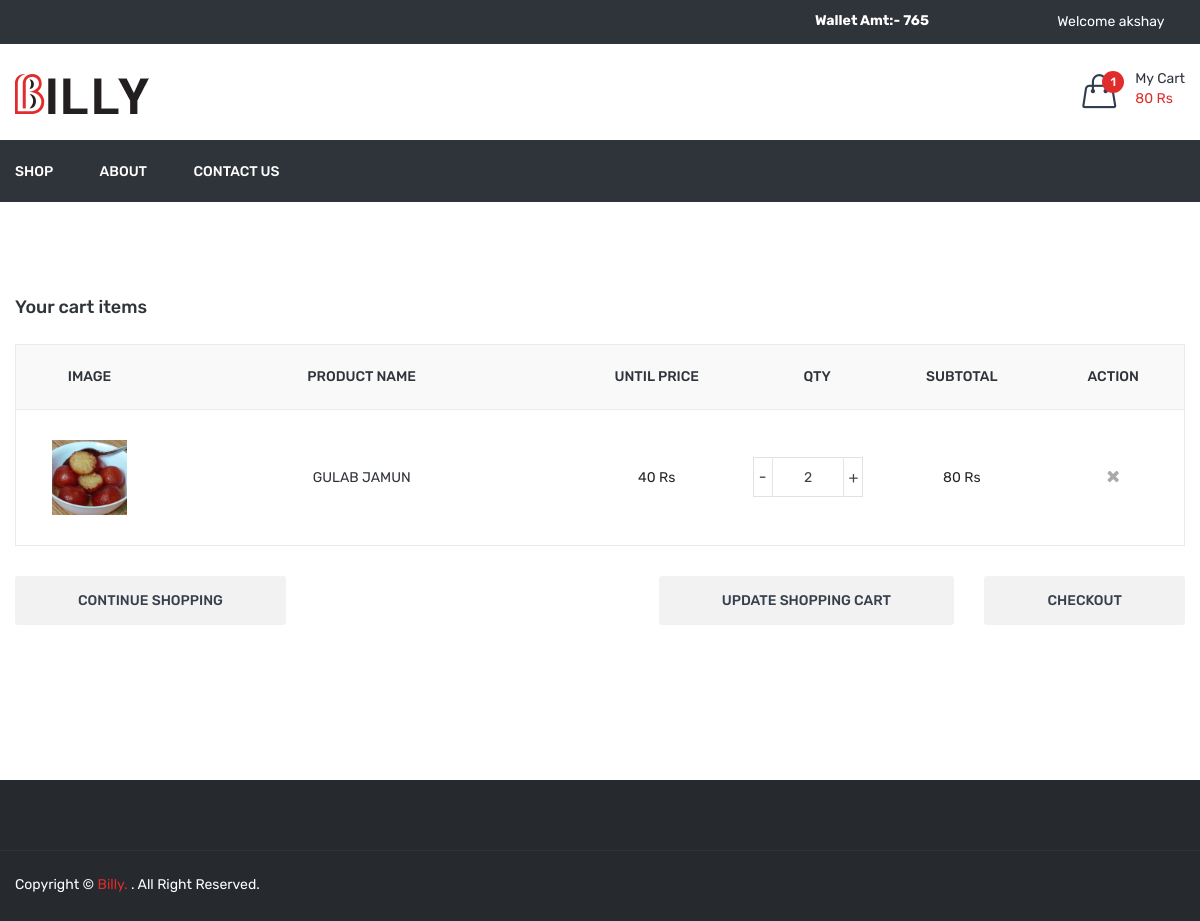
The page /cart.php (signed in) on the database its author committed.
### tables this page shows
CREATE TABLE `dish_cart` (
  `id` int(11) NOT NULL,
  `user_id` int(11) NOT NULL,
  `dish_detail_id` int(11) NOT NULL,
  `qty` int(11) NOT NULL,
  `added_on` datetime NOT NULL
);

CREATE TABLE `dish_details` (
  `id` int(11) NOT NULL,
  `dish_id` int(11) NOT NULL,
  `attribute` varchar(100) NOT NULL,
  `price` int(11) NOT NULL,
  `status` int(11) NOT NULL,
  `added_on` datetime NOT NULL
);

CREATE TABLE `dish` (
  `id` int(11) NOT NULL,
  `category_id` int(11) NOT NULL,
  `dish` varchar(100) NOT NULL,
  `dish_detail` text NOT NULL,
  `image` varchar(100) NOT NULL,
  `type` enum('veg','non-veg') NOT NULL,
  `status` int(11) NOT NULL,
  `added_on` datetime NOT NULL
);

### function.inc.php (called while the page is built, shortened)
	<?php
function getUserCart(){
	global $con;
	$arr=array();
	$id=$_SESSION['FOOD_USER_ID'];
	$res=mysqli_query($con,"select * from dish_cart where user_id='$id'");
	while($row=mysqli_fetch_assoc($res)){
		$arr[]=$row;
	}
	return $arr;
}
function getDishCartStatus(){
	$dishDetailsID=array();
	if(isset($_SESSION['FOOD_USER_ID'])){
		$getUserCart=getUserCart();
	}else{
		if(isset($_SESSION['cart']) && count($_SESSION['cart'])>0){
			foreach($_SESSION['cart'] as $key=>$val){
				$dishDetailsID[]=$key;
			}
		}
	}
}
function getcartTotalPrice(){
	$cartArr=getUserFullCart();
	$totalPrice=0;
	foreach($cartArr as $list){
		$totalPrice=$totalPrice+($list['qty']*$list['price']);
	}
	return $totalPrice;
}
function getUserFullCart($attr_id=''){
	$cartArr=array();
	if(isset($_SESSION['FOOD_USER_ID'])){
		$getUserCart=getUserCart();
		$cartArr=array();
		foreach($getUserCart as $list){
			$cartArr[$list['dish_detail_id']]['qty']=$list['qty'];
			$getDishDetail=getDishDetailById($list['dish_detail_id']);
			$cartArr[$list['dish_detail_id']]['price']=$getDishDetail['price'];
			$cartArr[$list['dish_detail_id']]['dish']=$getDishDetail['dish'];
			$cartArr[$list['dish_detail_id']]['image']=$getDishDetail['image'];
		}
	}
	if($attr_id!=''){
		return $cartArr[$attr_id]['qty'];
	}else{
		return $cartArr;
	}
}
function getDishDetailById($id){
	global $con;
	$res=mysqli_query($con,"select dish.dish,dish.image,dish_details.price from dish_details,dish where dish_details.id='$id' and dish.id=dish_details.dish_id");
	$row=mysqli_fetch_assoc($res);
	return $row;
}
function getWalletAmt($uid){
	global $con;
	$sql="select * from wallet where user_id='$uid'";
	$res=mysqli_query($con,$sql);
	$in=0;
	$out=0;
	while($row=mysqli_fetch_assoc($res)){
		if($row['type']=='in'){
			$in=$in+$row['amt'];
		}
		if($row['type']=='out'){
			$out=$out+$row['amt'];
		}
	}
	return $in-$out;
}
?>

### cart.php (the view, shortened to what this page needs)
<?php
include ("header.php");
?>
<div class="cart-main-area pt-95 pb-100">
            <div class="container">
                <h3 class="page-title">Your cart items</h3>
                <div class="row">
                    <div class="col-lg-12 col-md-12 col-sm-12 col-12">
                        <form method="post">
							<?php
							$cartArr=getUserFullCart();
							if(count($cartArr)>0){
							?>
                            <div class="table-content table-responsive">
                                <table>
                                    <thead>
                                        <tr>
                                            <th>Image</th>
                                            <th>Product Name</th>
                                            <th>Until Price</th>
                                            <th>Qty</th>
                                            <th>Subtotal</th>
                                            <th>action</th>
                                        </tr>
                                    </thead>
                                    <tbody>
                                        <?php
										foreach($cartArr as $key=>$list){
										?>
											<tr>
												<td class="product-thumbnail">
													<a href="#"><img src="<?php echo SITE_DISH_IMAGE.$list['image']?>" alt="" width="75px"></a>
												</td>
												<td class="product-name"><a href="#"><?php echo $list['dish']?> </a></td>
												<td class="product-price-cart"><span class="amount"><?php echo $list['price']?> Rs</span></td>
												<td class="product-quantity">
													<div class="cart-plus-minus">
														<input class="cart-plus-minus-box" type="text" name="qty[<?php echo $key?>][]" value="<?php echo $list['qty']?>">
													</div>
												</td>
												<td class="product-subtotal"><?php echo $list['qty']*$list['price']?> Rs</td>
												<td class="product-remove">
													<a href="javascript:void(0)" onclick="delete_cart('<?php echo $key?>','load')"><i class="fa fa-times"></i></a>
											   </td>
											</tr>
										<?php } ?>
                                    </tbody>
                                </table>
                            </div>
                            <div class="row">
                                <div class="col-lg-12">
                                    <div class="cart-shiping-update-wrapper">
                                        <div class="cart-shiping-update">
                                            <a href="<?php echo FRONT_SITE_PATH?>shop">Continue Shopping</a>
                                        </div>
                                        <div class="cart-clear">
                                            <button name="update_cart">Update Shopping Cart</button>
                                            <a href="<?php echo FRONT_SITE_PATH?>checkout">Checkout</a>
                                        </div>
                                    </div>
                                </div>
                            </div>
							<?php } else {
								echo "Empty Cart";
							}?>
                        </form>
                    </div>
                </div>
            </div>
        </div>
<?php
include("footer.php");
?>

### header.php (shortened to what this page needs)
<?php
include('database.inc.php');
include('function.inc.php');
getDishCartStatus();
$cartArr=getUserFullCart();
$totalPrice=getcartTotalPrice();
$totalCartDish=count($cartArr);
$getWalletAmt=0;
if(isset($_SESSION['FOOD_USER_ID'])){
	$getWalletAmt=getWalletAmt($_SESSION['FOOD_USER_ID']);
}
?>
<!doctype html>
<html class="no-js" lang="zxx">
<head>
        <link rel="stylesheet" href="<?php echo FRONT_SITE_PATH?>assets/css/bootstrap.min.css">
        <link rel="stylesheet" href="<?php echo FRONT_SITE_PATH?>assets/css/animate.css">
        <link rel="stylesheet" href="<?php echo FRONT_SITE_PATH?>assets/css/owl.carousel.min.css">
        <link rel="stylesheet" href="<?php echo FRONT_SITE_PATH?>assets/css/slick.css">
        <link rel="stylesheet" href="<?php echo FRONT_SITE_PATH?>assets/css/chosen.min.css">
        <link rel="stylesheet" href="<?php echo FRONT_SITE_PATH?>assets/css/ionicons.min.css">
        <link rel="stylesheet" href="<?php echo FRONT_SITE_PATH?>assets/css/font-awesome.min.css">
        <link rel="stylesheet" href="<?php echo FRONT_SITE_PATH?>assets/css/simple-line-icons.css">
        <link rel="stylesheet" href="<?php echo FRONT_SITE_PATH?>assets/css/jquery-ui.css">
        <link rel="stylesheet" href="<?php echo FRONT_SITE_PATH?>assets/css/meanmenu.min.css">
        <link rel="stylesheet" href="<?php echo FRONT_SITE_PATH?>assets/css/style.css">
        <link rel="stylesheet" href="<?php echo FRONT_SITE_PATH?>assets/css/responsive.css">
    </head>
    <body>
        <header class="header-area">
            <div class="header-top black-bg">
                <div class="container">
                    <div class="row">
                        <div class="col-lg-8 col-md-4 col-12 col-sm-4">
                        </div>
						<div class="col-lg-2 col-md-4 col-12 col-sm-4">
							<?php
								if(isset($_SESSION['FOOD_USER_NAME'])){
								?>
							<div id="wallet_top_box">
								<a href="<?php echo FRONT_SITE_PATH?>wallet" style="color:#fff;">
									Wallet Amt:- <?php echo $getWalletAmt?>
								</a>
							</div>
								<?php  } ?>
						</div>
                        <div class="col-lg-2 col-md-8 col-12 col-sm-8">
                            <div class="account-curr-lang-wrap f-right">
                                <?php
								if(isset($_SESSION['FOOD_USER_NAME'])){
								?>
								<ul>
                                    <li class="top-hover"><a href="#"><?php echo "Welcome <span id='user_top_name'>".$_SESSION['FOOD_USER_NAME'];?></span>  <i class="ion-chevron-down"></i></a>
                                    </li>
                                </ul>
								<?php } ?>
                            </div>
                        </div>
                    </div>
                </div>
            </div>
            <div class="header-middle">
                <div class="container">
                    <div class="row">
                        <div class="col-lg-3 col-md-4 col-12 col-sm-4">
                            <div class="logo">
                                <a href="<?php echo FRONT_SITE_PATH?>">
                                    <img alt="" src="<?php echo FRONT_SITE_PATH?>assets/img/logo/logo.png">
                                </a>
                            </div>
                        </div>
                        <div class="col-lg-9 col-md-8 col-12 col-sm-8">
                            <div class="header-middle-right f-right">
                                <div class="header-wishlist">
                                </div>
                                <div class="header-cart">
                                    <a href="#">
                                        <div class="header-icon-style">
                                            <i class="icon-handbag icons"></i>
                                            <span class="count-style" id="totalCartDish"><?php echo $totalCartDish?></span>
                                        </div>
                                        <div class="cart-text">
                                            <span class="digit">My Cart</span>
                                            <span class="cart-digit-bold" id="totalPrice">
											<?php
											if($totalPrice!=0){
												echo $totalPrice.' Rs';
											}
											?></span>
                                        </div>
                                    </a>
                                </div>
                            </div>
                        </div>
                    </div>
                </div>
            </div>
            <div class="header-bottom transparent-bar black-bg">
                <div class="container">
                    <div class="row">
                        <div class="col-lg-12 col-md-12 col-12">
                            <div class="main-menu">
                                <nav>
                                    <ul>
                                        <li><a href="<?php echo FRONT_SITE_PATH?>shop">Shop</a></li>
                                        <li><a href="<?php echo FRONT_SITE_PATH?>about-us">about</a></li>
                                        <li><a href="<?php echo FRONT_SITE_PATH?>contact-us">contact us</a></li>
                                    </ul>
                                </nav>
                            </div>
                        </div>
                    </div>
                </div>
            </div>
        </header>

### rows shown on the page
dish_cart: dish_detail "1"
dish_details: dish.image (picture), dish.dish "GULAB JAMUN", price "40", qty "2", $list['qty']*$list['price'] "80"

### other values the page prints
$getWalletAmt "765"
$_SESSION['FOOD_USER_NAME'] "akshay"
$totalPrice "80"
